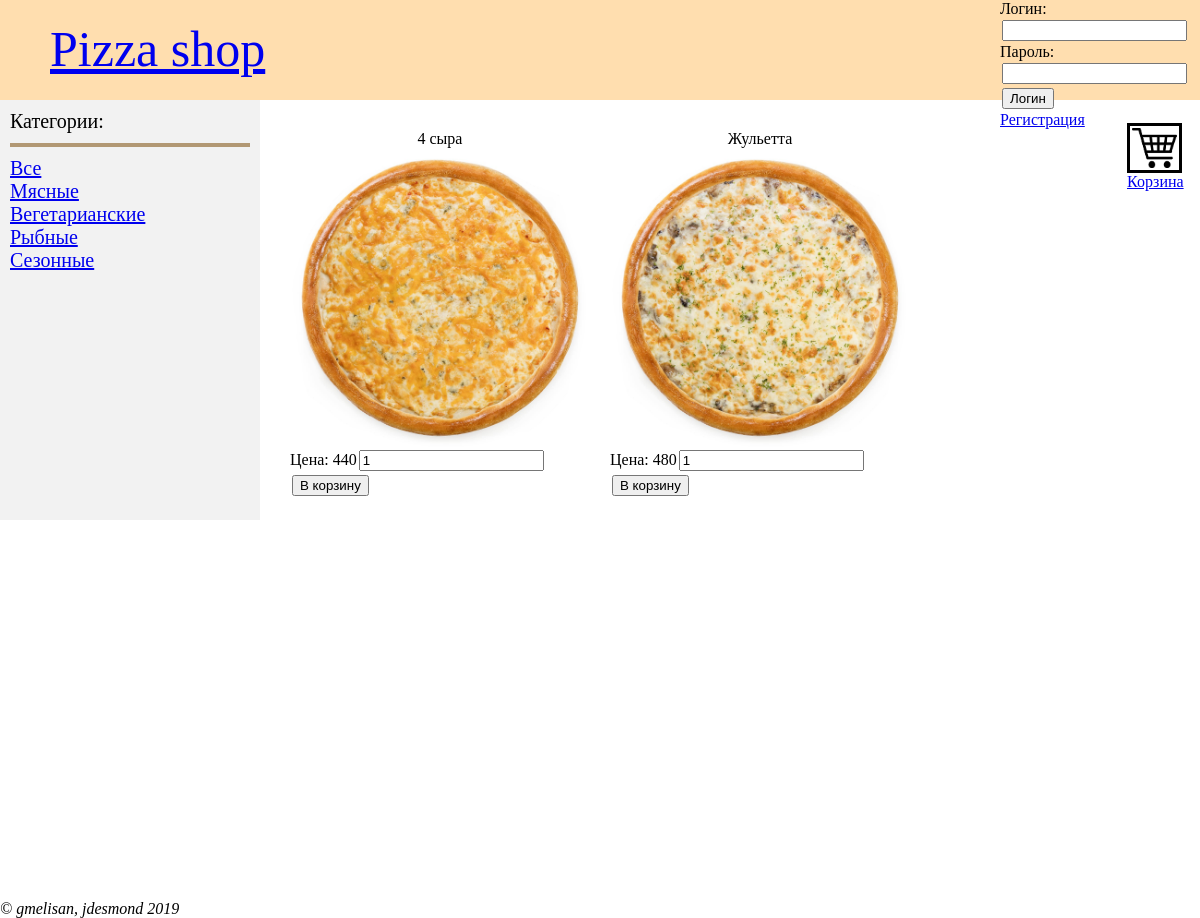
/index.php?cat=Вегетарианские, run on the app's committed database.
### tables this page shows
CREATE TABLE `categories` (
  `id` int(4) NOT NULL,
  `name` varchar(32) NOT NULL
);

CREATE TABLE `articles` (
  `id` int(4) NOT NULL,
  `name` varchar(128) NOT NULL,
  `pic` varchar(1024) NOT NULL,
  `price` int(4) NOT NULL
);

### show_items.php (the view, shortened to what this page needs)
<?php
function show_item($ent) {
    echo '<div class="item">';
    echo '<center>'.$ent[1].'</center>';
    echo '<img src="images/'.$ent[2].'" title="'.$ent[1].'" alt="'.$ent[1].'">';
    echo '<form action="add_to_basket.php" method="post">';
    echo 'Цена: '.$ent[3];
	echo '<input type="number" name="count" value="1" width="20">';
	echo '<input type="submit" value="В корзину">';
    echo '</form>';
    echo '</div>';
}
function get_catname($mysqli, $id) {
    $query = "SELECT * FROM categories WHERE id='$id';";
    $res = mysqli_fetch_all(mysqli_query($mysqli, $query));
    return ($res[0][1]);
}
function get_cats_for($mysqli, $id) {
    $query = "SELECT * FROM cat_list where article_id='$id'";
    $cat_list = mysqli_fetch_all(mysqli_query($mysqli, $query));
    $result = array();
    foreach ($cat_list as $cl) {
        array_push($result, get_catname($mysqli, $cl[0]));
    }
    return $result;
}
function show_items() {
    include("config.php");
    $mysqli = mysqli_connect($host, $user, $pass, $dbname, $port, $socket);
    $query = "SELECT * FROM articles;";
    $res = mysqli_fetch_all(mysqli_query($mysqli, $query));
    foreach ($res as $ent) {
        $cat = get_cats_for($mysqli, $ent[0]);
        if (!isset($_GET["cat"]))
            show_item($ent);
        else {
            if (in_array($_GET["cat"], $cat))
                show_item($ent);
        }
    }
}

### show_categories.php (shortened to what this page needs)
<?php
function show_one_cat($str) {
    $cat = array("cat" => $str);
    $query = http_build_query($cat);
    echo "<a href=index.php?$query> $str </a>";
    echo "<br>";
}
function show_categories() {
    include("config.php");
    $mysqli = mysqli_connect($host, $user, $pass, $dbname, $port, $socket);
    $query = "SELECT * FROM categories;";
    $res = mysqli_fetch_all(mysqli_query($mysqli, $query));
    foreach ($res as $ent) {
        show_one_cat($ent[1]);
    }
}
?>

### style.css (style rules this page uses)
body { margin: 0; }
input { margin: 2px; }
div.item { display: inline-block; width: 300px; height: 350px; margin: 10px; }
div.item img { width: 300px; height: 300px; text-aligin: center; }

### data on the page
categories: name "Мясные"
categories: name "Вегетарианские"
categories: name "Рыбные"
categories: name "Сезонные"
articles: name "4 сыра", pic (picture), price "440"
articles: name "Жульетта", pic (picture), price "480"
